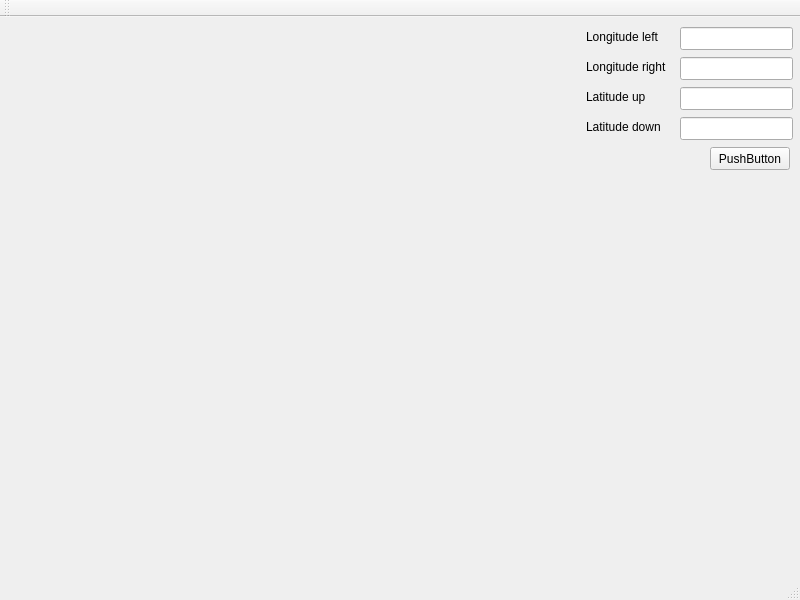
<?xml version="1.0" encoding="UTF-8"?>
<ui version="4.0">
 <class>MainWindow</class>
 <widget class="QMainWindow" name="MainWindow">
  <property name="geometry">
   <rect>
    <x>0</x>
    <y>0</y>
    <width>800</width>
    <height>600</height>
   </rect>
  </property>
  <property name="windowTitle">
   <string>Map drawer</string>
  </property>
  <widget class="QWidget" name="centralwidget">
   <widget class="QLineEdit" name="lineEdit">
    <property name="geometry">
     <rect>
      <x>680</x>
      <y>40</y>
      <width>113</width>
      <height>23</height>
     </rect>
    </property>
   </widget>
   <widget class="QLineEdit" name="lineEdit_2">
    <property name="geometry">
     <rect>
      <x>680</x>
      <y>70</y>
      <width>113</width>
      <height>23</height>
     </rect>
    </property>
   </widget>
   <widget class="QLineEdit" name="lineEdit_3">
    <property name="geometry">
     <rect>
      <x>680</x>
      <y>100</y>
      <width>113</width>
      <height>23</height>
     </rect>
    </property>
   </widget>
   <widget class="QLineEdit" name="lineEdit_4">
    <property name="geometry">
     <rect>
      <x>680</x>
      <y>10</y>
      <width>113</width>
      <height>23</height>
     </rect>
    </property>
    <property name="sizePolicy">
     <sizepolicy hsizetype="Expanding" vsizetype="Expanding">
      <horstretch>0</horstretch>
      <verstretch>0</verstretch>
     </sizepolicy>
    </property>
   </widget>
   <widget class="QLabel" name="label">
    <property name="geometry">
     <rect>
      <x>586</x>
      <y>10</y>
      <width>91</width>
      <height>20</height>
     </rect>
    </property>
    <property name="text">
     <string>Longitude left</string>
    </property>
   </widget>
   <widget class="QLabel" name="label_2">
    <property name="geometry">
     <rect>
      <x>586</x>
      <y>40</y>
      <width>91</width>
      <height>20</height>
     </rect>
    </property>
    <property name="text">
     <string>Longitude right</string>
    </property>
   </widget>
   <widget class="QLabel" name="label_3">
    <property name="geometry">
     <rect>
      <x>586</x>
      <y>70</y>
      <width>91</width>
      <height>20</height>
     </rect>
    </property>
    <property name="text">
     <string>Latitude up</string>
    </property>
   </widget>
   <widget class="QLabel" name="label_4">
    <property name="geometry">
     <rect>
      <x>586</x>
      <y>100</y>
      <width>91</width>
      <height>20</height>
     </rect>
    </property>
    <property name="text">
     <string>Latitude down</string>
    </property>
   </widget>
   <widget class="QPushButton" name="pushButton">
    <property name="geometry">
     <rect>
      <x>710</x>
      <y>130</y>
      <width>80</width>
      <height>23</height>
     </rect>
    </property>
    <property name="text">
     <string>PushButton</string>
    </property>
   </widget>
  </widget>
  <widget class="QMenuBar" name="menubar">
   <property name="geometry">
    <rect>
     <x>0</x>
     <y>0</y>
     <width>800</width>
     <height>20</height>
    </rect>
   </property>
  </widget>
  <widget class="QStatusBar" name="statusbar"/>
  <widget class="QToolBar" name="toolBar">
   <property name="windowTitle">
    <string>toolBar</string>
   </property>
   <attribute name="toolBarArea">
    <enum>TopToolBarArea</enum>
   </attribute>
   <attribute name="toolBarBreak">
    <bool>false</bool>
   </attribute>
  </widget>
 </widget>
 <resources/>
 <connections/>
</ui>
